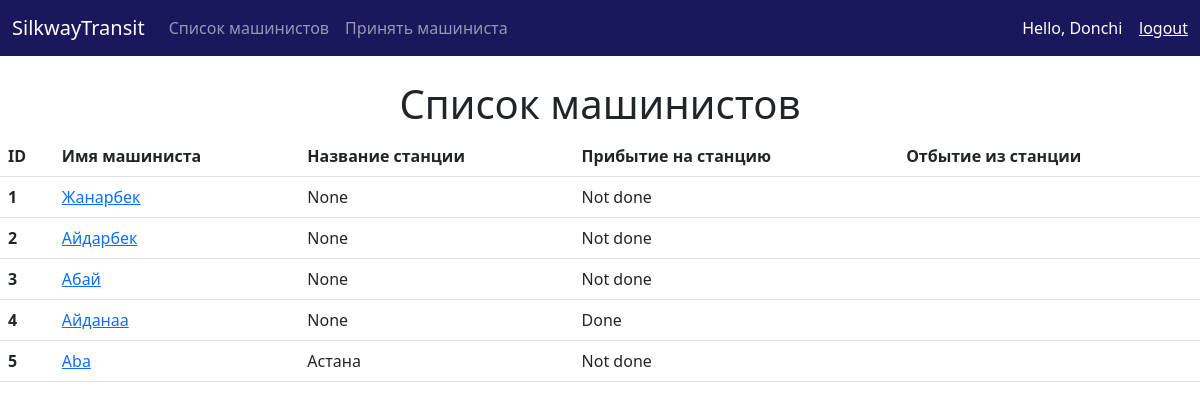
Page /list/3 (signed in) on the committed database.
### main/models.py (models this page shows, shortened)
class Mash(models.Model):
    name = models.CharField(max_length=100)
    job_start = models.BooleanField()
    med_check = models.BooleanField(default=False, blank=True)
    accept_train = models.BooleanField(blank=True)
    station = models.ForeignKey(Stations, on_delete=models.CASCADE, null=True, blank=True)
    pass_train = models.BooleanField(default=False, blank=True)
    job_end = models.BooleanField(default=False, blank=True)

class Stations(models.Model):
    accept_train_time_begin = models.DateTimeField()
    accept_train_time_end = models.DateTimeField()
    stations = models.OneToOneField(Cities, on_delete=models.CASCADE)
    def __str__(self):
        return self.stations.name_city

class Cities(models.Model):
    name_city = models.CharField(max_length=100, blank=True)
    Users = models.OneToOneField(User, on_delete=models.CASCADE)

### main/views.py (the view)
# urls.py: path('list/<mash_id>', views.listOfMashinist, name = "list"),
@login_required(login_url='login')
def listOfMashinist(request, mash_id):
    mashids = Mash.objects.get(pk = mash_id)
    listOfMashinistt = Mash.objects.all()
    return render(request, 'main/list_of_mashinist.html', {
        'listOfMashinist': listOfMashinistt,
        'mashids': mashids
    })

### main/templates/main/list_of_mashinist.html (shortened to what this page needs)
{% extends 'main/main.html' %}
{% block content%}
<center>
    <h1>Список машинистов</h1>
    <table class="table">
      <thead>
    <tr>
      <th scope="col">ID</th>
      <th scope="col">Имя машиниста</th>
      <th scope="col">Название станции</th>
      <th scope="col">Прибытие на станцию</th>
      <th scope="col">Отбытие из станции</th>
    </tr>
  </thead>
    <tbody>
    {% for mash in listOfMashinist %}
     <tr>
      <th scope="row">{{ mash.id }}</th>
      <td><a href="{% url 'accept_mashinist' mash.id %}" >{{ mash.name }}</a></td>
      <td>{{ mash.station }}</td>
      <td>{% if mash.job_start %}
                Done
        {% else %}
                 Not done
        {% endif %}
      </td>
      <td>{{ mash.stations }}</td>
    </tr>
    {% endfor %}
    </tbody>
    </table>
</center>
{% endblock %}

### main/templates/main/main.html (shortened to what this page needs)
<!doctype html>
<html lang="en">
  <head>
    <link href="https://cdn.jsdelivr.net/npm/bootstrap@5.2.1/dist/css/bootstrap.min.css" rel="stylesheet">
  </head>
  <body>
    {% include 'main/navbar.html' %}
    <br/>
    {% block content %}
    {% endblock %}
  </body>
</html>

### main/templates/main/navbar.html (shortened to what this page needs)
<nav class="navbar navbar-expand-lg navbar-dark" style="background-color: #19185d">
  <div class="container-fluid">
    <a class="navbar-brand" href="{% url 'home' %}">SilkwayTransit</a>
    <div class="collapse navbar-collapse" id="navbarSupportedContent">
      <ul class="navbar-nav me-auto mb-2 mb-lg-0">
{% if user.profile.isMash == False %}
              <li class="nav-item">
           <a class="nav-link" href="{% url 'list' user.id %}">Список машинистов</a>
              </li>
           <li class="nav-item">
           <a class="nav-link" href="{% url 'accept_mashinist' user.id %}">Принять машиниста</a>
        </li>
 {% endif %}
      </ul>
      <form class="d-flex" role="search" method=POST >
          <span  style="color: white">Hello, {{ request.user }} &nbsp;&nbsp;&nbsp; </span>
          <span><a style="color: white" href="{% url 'logout' %}">logout</a> </span>
      </form>
    </div>
  </div>
</nav>

### rows in the picture
Mash: id "1", name "Жанарбек", station "None", job_start "Not done"
Mash: id "2", name "Айдарбек", station "None", job_start "Not done"
Mash: id "3", name "Абай", station "None", job_start "Not done"
Mash: id "4", name "Айданаa", station "None", job_start "Done"
Mash: id "5", name "Aba", station "Астана", job_start "Not done"

### other values in the picture
{{ request.user }} "Donchi"
